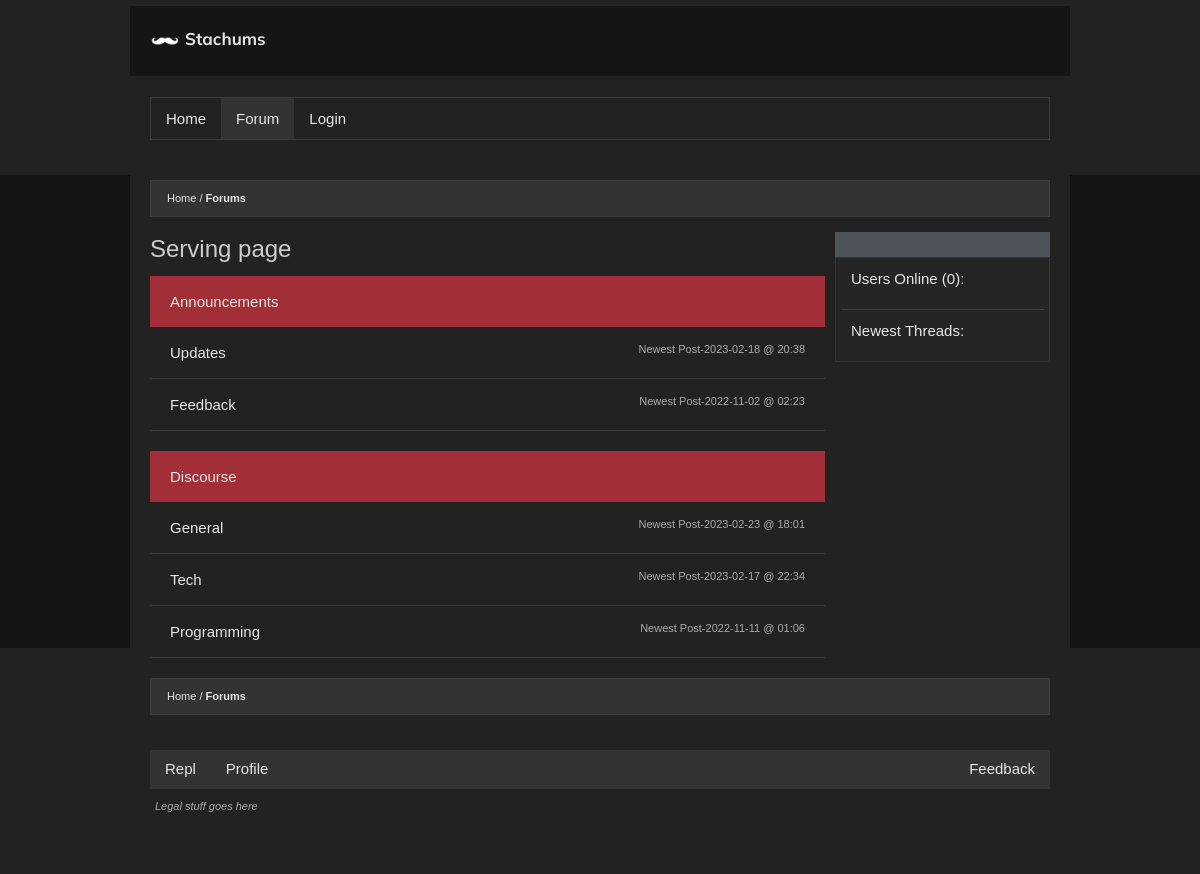
Page /serve on the committed database.
### main.py (models this page shows, shortened)
class Topic(db.Model):
  id = db.Column(db.Integer, primary_key=True)
  name = db.Column(db.String(200), nullable=False)
  subtopics = db.relationship('Subtopic', backref='topic', lazy=True)

class Subtopic(db.Model):
  id = db.Column(db.Integer, primary_key=True)
  name = db.Column(db.String(200), nullable=False)
  m_url = db.Column(db.String(60), unique=True, nullable=False)
  posts = db.relationship('Post', backref='subtopic', lazy=True)
  m_topic = db.Column(db.Integer, db.ForeignKey('topic.id'), nullable=False)
  adminTopic = db.Column(db.Boolean(), nullable=False, default=False)

class Post(db.Model):
  id = db.Column(db.Integer, primary_key=True)
  title = db.Column(db.String(200), nullable=False)
  content = db.Column(db.String(3000), nullable=False)
  author_id = db.Column(db.Integer, db.ForeignKey('user.id'), nullable=False)
  author = db.relationship(lambda: User,
                           uselist=False,
                           overlaps='post,user',
                           viewonly=True)
  created_on = db.Column(db.DateTime,
                         nullable=False,
                         default=datetime.utcnow,
                         index=True)
  replies = db.relationship('Comment', backref='post', lazy=True)
  msubtopic = db.Column(db.Integer,
                        db.ForeignKey('subtopic.id'),
                        nullable=False)
  sub = db.relationship(lambda: Subtopic,
                        uselist=False,
                        overlaps='post,subtopic',
                        viewonly=True)
  uuid = db.Column(db.String(40), default=tools.CreateUUID())
  mtag = db.Column(db.Integer, db.ForeignKey('tags.id'), nullable=True)
  tag = db.relationship(lambda: Tags,
                        uselist=False,
                        overlaps='post,tags',
                        viewonly=True)
  anon = db.Column(db.Boolean(), nullable=False, default=False)
  edited_time = db.Column(db.DateTime,
                         nullable=True)
  votes = db.relationship('ContentVote', backref='post', lazy=True)

### main.py (the view)
@app.route('/serve')
def mserve():
  topics = Topic.query.limit(5).all()
  return render_template("serve.html", topics=topics)

### main.py (called while the page is built)
def getOnline():
  global currently_online
  return currently_online

def getNewThreads():
  global newest_threads
  return newest_threads

@app.before_request
def updateLastActive():
  if not current_user.is_authenticated: return
  global currently_online
  current_user.last_active = datetime.utcnow()
  appendOnline(current_user)
  db.session.commit()

### templates/serve.html (shortened to what this page needs)
{% extends 'base.html' %}
{% set active_page = 'forum' %}
{% block main %}
  <ul class="bread">
    <li><a href="#">Home</a></li>
    <li><a href="#" class="bold">Forums</a></li>
  </ul>
<div class="clearfix">
<div class="left_col">
  <div class="title"><h1>Serving page</h1></div>
  {% for topic in topics %}
  <div class="group">
    <div class="node">
      <h4 class="nodeTitle">{{ topic.name }}</h4>
    </div>
    {% if topic.subtopics|length > 0 %}
    {% for sub in topic.subtopics %}
    <div class="subunit clearfix">
      <a href="{{url_for('topic', murl=sub.m_url )}}"><h4>{{ sub.name }}</h4></a>
      {% if sub.posts|length > 0 %}
        <a class="recent" href="{{url_for('topic', murl=sub.m_url )}}">Newest Post-<time class="time">{{ sub.posts[-1].created_on.strftime('%Y-%m-%d @ %H:%M') }}</time></a>
      {% endif %}
      </div>
    {% endfor %}
    {% else %}
    <div class="subunit clearfix"><a href="javascript:void(0)"><h4>No subtopics exist yet.</h4></a> <a class="recent" href="javascript:void(0)">Newest Post-<time class="time">NaN @ NaN</time></a></div>
    {% endif %}
  </div>
  {% endfor %}
</div>
<div class="right_col">
  <div class="dell"></div>
  <div class="statcard">
  <div class="sep">
  <h3>Users Online ({{ currently_online()|length }}):</h3>
  {% set comma = joiner(", ") %}
  </div>
  <div class="sep">
  <h3>Newest Threads:</h3>
    {% set comma2 = joiner(", ") %}
  </div>
  </div>
</div>
</div>
  <ul class="bread">
    <li><a href="#">Home</a></li>
    <li><a href="#" class="bold">Forums</a></li>
  </ul>
</div>
{% endblock %}

### static/style.css (style rules this page uses)
html, body { height: 100%; width: 100%; overflow-x: hidden; margin: 0; color: rgb(230, 230, 230); background-color: rgb(20, 20, 20); font-family: Arial, Helvetica, sans-serif; font-family: Verdana, sans-serif; font-size: 15px; -moz-text-size-adjust: 100%; -ms-text-size-adjust: 100%; text-size-adjust: 100%; -webkit-text-size-adjust: 100%; line-height: 1.4; word-wrap: break-word; }
ul { list-style-type: none; margin: 0; padding: 0; }
.content ul.bread { margin: auto; padding: 10px 16px; background-color: #333; margin-bottom: 15px; border: 1px solid rgb(60, 60, 60); font-size: 11px; }
.bread li { display: inline; }
.bread li a { text-decoration: none; color: rgb(230, 230, 230); }
.bread li+li:before { content: "/\00a0"; }
.content a { color: rgb(230, 230, 230); }
.bold { font-weight: bold; }
h1, h2, h3, h4, h5, h6 { font-weight: normal; font-family: Arial, Helvetica, sans-serif; }
.title h1 { font-size: 24px; color: #ccc; overflow: hidden; }
.title { margin-bottom: 10px; }
.sep { border-bottom: 1px solid rgb(60, 60, 60); padding: 10px; -webkit-box-sizing: border-box; box-sizing: border-box; }
.group { margin-bottom: 20px; }
.group .node { background-color: #a22f37; padding: 15px 20px; }
.group .node .nodeTitle { margin: 0; }
.group .subunit { border-bottom: 1px solid rgb(60, 60, 60); padding: 15px 20px; }
.group .subunit a { text-decoration: none; float: left; }
.group .subunit a h4 { margin: 0; }
.group .subunit a.recent { float: right; color: #acacac; font-size: 11px; }
article ul, ol, h1, h2, h3, h4, h5, h6 { white-space: normal; margin: 0; }
.left_col { float: left; width: 75%; }
.right_col { float: right; width: 25%; }
.statcard { padding: 0 5px; background: #252525; border: 1px solid #333; margin-left: 10px; }
.statcard > *:last-child { border: none; }
.statcard h3 { font-size: 15px; }
.dell { padding: 0 5px; background: #4e5259; margin-left: 10px; height: 25px; }
.clearfix::after { content: ""; clear: both; display: table; }

### rows in the picture
Topic: name "Announcements"
Subtopic: name "Updates", created_on "2023-02-18 @ 20:38"
Subtopic: name "Feedback", created_on "2022-11-02 @ 02:23"
Topic: name "Discourse"
Subtopic: name "General", created_on "2023-02-23 @ 18:01"
Subtopic: name "Tech", created_on "2023-02-17 @ 22:34"
Subtopic: name "Programming", created_on "2022-11-11 @ 01:06"

### other values in the picture
{{ settings['website']['name'] }} "Stachums"
{{ currently_online()|length }} "0"
